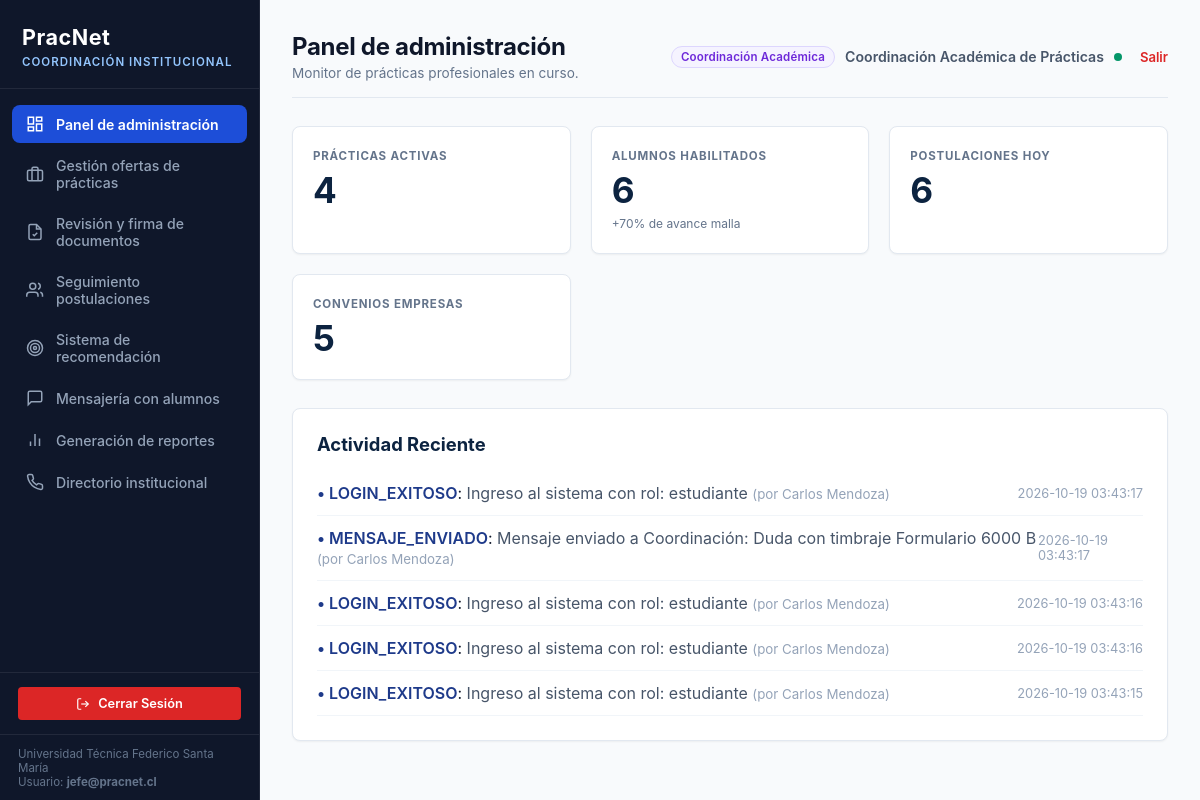
Before: /admin/dashboard (signed in) with the older database file.
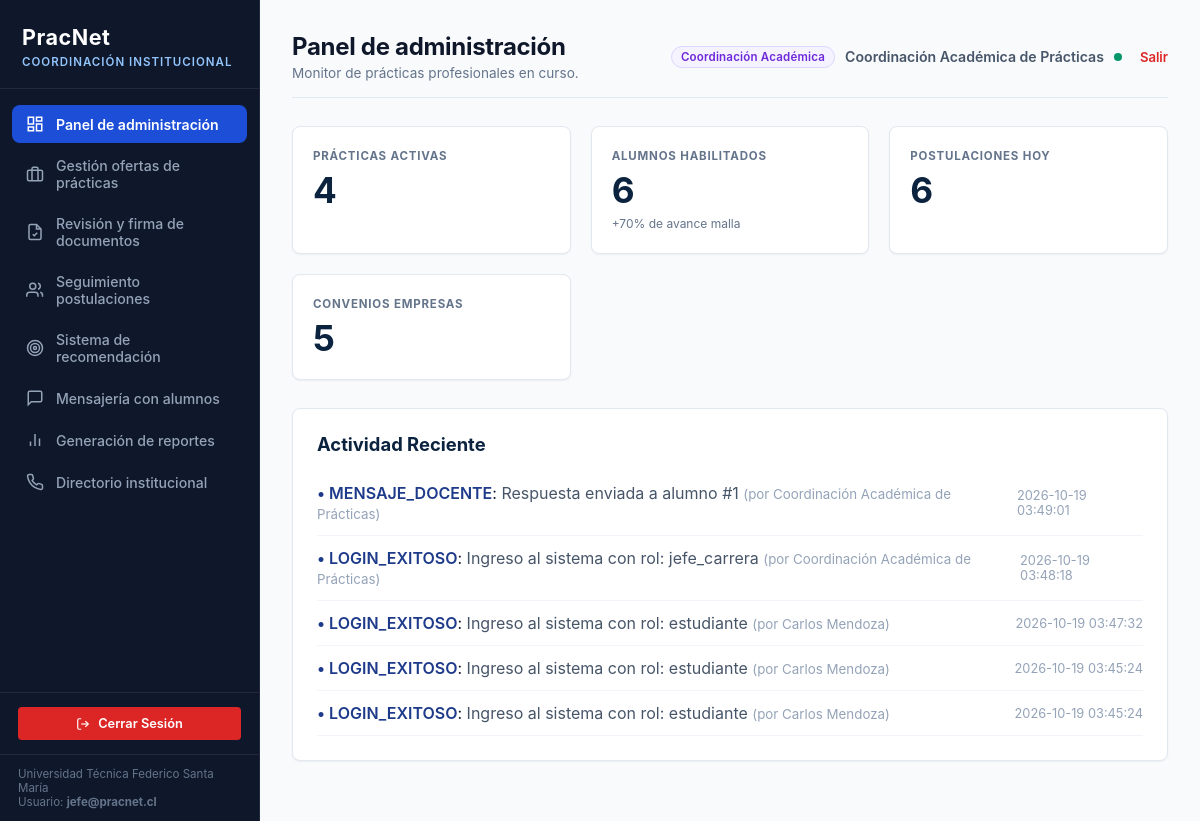
After: the same page with the newer database file.
### tables this page shows
CREATE TABLE bitacora_auditoria (
            id INTEGER PRIMARY KEY AUTOINCREMENT,
            usuario_id INTEGER REFERENCES usuario(id) ON DELETE SET NULL,
            accion TEXT NOT NULL,
            detalle TEXT,
            ip_address TEXT,
            fecha TIMESTAMP DEFAULT CURRENT_TIMESTAMP
        );

CREATE TABLE usuario (
            id INTEGER PRIMARY KEY AUTOINCREMENT,
            email TEXT UNIQUE NOT NULL,
            password_hash TEXT NOT NULL,
            rol TEXT NOT NULL CHECK(rol IN ('estudiante', 'jefe_carrera', 'admin', 'empresa')),
            nombre TEXT NOT NULL,
            rut TEXT UNIQUE,
            creado_en TIMESTAMP DEFAULT CURRENT_TIMESTAMP,
            activo INTEGER DEFAULT 1
        );

### app/routes_admin.py (the view)
@admin_bp.route('/dashboard')
def dashboard():
    with get_db() as conn:
        cursor = conn.cursor()
        cursor.execute("SELECT COUNT(*) as total FROM oferta_practica WHERE estado = 'Activa'")
        practicas_activas = cursor.fetchone()['total']
        cursor.execute("SELECT COUNT(*) as total FROM estudiante WHERE avance_malla >= 70")
        alumnos_habilitados = cursor.fetchone()['total']
        cursor.execute("SELECT COUNT(*) as total FROM postulacion")
        postulaciones_total = cursor.fetchone()['total']
        cursor.execute("SELECT COUNT(*) as total FROM empresa WHERE convenio_vigente = 1")
        convenios_empresas = cursor.fetchone()['total']
        cursor.execute("""
            SELECT b.*, u.nombre as usuario_nombre
            FROM bitacora_auditoria b
            LEFT JOIN usuario u ON b.usuario_id = u.id
            ORDER BY b.fecha DESC LIMIT 5
        """)
        actividades = cursor.fetchall()
    return render_template(
        'admin/dashboard.html',
        practicas_activas=practicas_activas or 145,
        alumnos_habilitados=alumnos_habilitados or 312,
        postulaciones_hoy=postulaciones_total or 24,
        convenios_empresas=convenios_empresas or 89,
        actividades=actividades
    )

### app/__init__.py (called while the page is built)
def create_app():
    app = Flask(__name__)
    app.config.from_object(Config)
    os.makedirs(app.config['UPLOAD_FOLDER'], exist_ok=True)
    init_db()
    from app.auth import auth_bp
    from app.routes_admin import admin_bp
    from app.routes_student import student_bp
    from app.routes_empresa import empresa_bp
    app.register_blueprint(auth_bp)
    app.register_blueprint(admin_bp)
    app.register_blueprint(student_bp)
    app.register_blueprint(empresa_bp)
    @app.route('/')
    def index():
        return redirect(url_for('auth.login'))
    @app.errorhandler(404)
    def page_not_found(e):
        return render_template('404.html'), 404
    @app.errorhandler(500)
    def internal_server_error(e):
        return render_template('500.html'), 500
    @app.after_request
    def apply_security_headers(response):
        return add_security_headers(response)
    return app

### app/database.py (called while the page is built)
def get_db_connection():
    conn = sqlite3.connect(Config.DATABASE_PATH)
    conn.row_factory = sqlite3.Row
    conn.execute("PRAGMA foreign_keys = ON;")
    return conn

### app/routes_admin.py (called while the page is built)
@admin_bp.before_request
@role_required(['admin', 'jefe_carrera'])
def restrict_admin():
    pass

### app/templates/admin/dashboard.html (shortened to what this page needs)
{% extends 'base.html' %}
{% block admin_title %}
<h1>Panel de administración</h1>
<p>Monitor de prácticas profesionales en curso.</p>
{% endblock %}
{% block content %}
<div class="kpi-grid">
  <div class="kpi-card">
    <div class="kpi-label">PRÁCTICAS ACTIVAS</div>
    <div class="kpi-value">{{ practicas_activas }}</div>
  </div>
  <div class="kpi-card">
    <div class="kpi-label">ALUMNOS HABILITADOS</div>
    <div class="kpi-value">{{ alumnos_habilitados }}</div>
    <div class="kpi-subtext">+70% de avance malla</div>
  </div>
  <div class="kpi-card">
    <div class="kpi-label">POSTULACIONES HOY</div>
    <div class="kpi-value">{{ postulaciones_hoy }}</div>
  </div>
  <div class="kpi-card">
    <div class="kpi-label">CONVENIOS EMPRESAS</div>
    <div class="kpi-value">{{ convenios_empresas }}</div>
  </div>
</div>
<div class="table-card" style="padding: 24px;">
  <h3 style="color: var(--primary-navy); margin-bottom: 16px; font-size: 1.15rem;">Actividad Reciente</h3>
  <ul style="list-style: none;">
    {% if actividades %}
      {% for act in actividades %}
        <li style="padding: 12px 0; border-bottom: 1px solid #f1f5f9; display: flex; align-items: center; justify-content: space-between;">
          <div>
            <span style="font-weight: 600; color: #1e3a8a;">• {{ act.accion }}</span>:
            <span style="color: #475569;">{{ act.detalle }}</span>
            {% if act.usuario_nombre %}
              <small style="color: #94a3b8;">(por {{ act.usuario_nombre }})</small>
            {% endif %}
          </div>
          <span style="font-size: 0.8rem; color: #94a3b8;">{{ act.fecha }}</span>
        </li>
      {% endfor %}
    {% endif %}
  </ul>
</div>
{% endblock %}

### app/templates/base.html (shortened to what the changed rows need)
<!DOCTYPE html>
<html lang="es">
<head>
  <link rel="stylesheet" href="{{ url_for('static', filename='css/pracnet.css') }}">
</head>
<body>
  {% if session.get('user_id') and session.get('rol') in ['admin', 'jefe_carrera'] %}
  <div class="app-container">
    <aside class="sidebar">
      <div class="sidebar-brand">
        <h2>PracNet</h2>
        <span style="color: #93c5fd;">COORDINACIÓN INSTITUCIONAL</span>
      </div>
      <ul class="sidebar-menu">
        <li class="{% if request.endpoint == 'admin.dashboard' %}active{% endif %}">
          <a href="{{ url_for('admin.dashboard') }}">
            <svg width="18" height="18" viewBox="0 0 24 24" fill="none" stroke="currentColor" stroke-width="2"><rect x="3" y="3" width="7" height="9"/><rect x="14" y="3" width="7" height="5"/><rect x="14" y="12" width="7" height="9"/><rect x="3" y="16" width="7" height="5"/></svg>
            <span>Panel de administración</span>
          </a>
        </li>
        <li class="{% if request.endpoint == 'admin.ofertas' %}active{% endif %}">
          <a href="{{ url_for('admin.ofertas') }}">
            <svg width="18" height="18" viewBox="0 0 24 24" fill="none" stroke="currentColor" stroke-width="2"><rect x="2" y="7" width="20" height="14" rx="2" ry="2"/><path d="M16 21V5a2 2 0 0 0-2-2h-4a2 2 0 0 0-2 2v16"/></svg>
            <span>Gestión ofertas de prácticas</span>
          </a>
        </li>
        <li class="{% if request.endpoint == 'admin.documentos' %}active{% endif %}">
          <a href="{{ url_for('admin.documentos') }}">
            <svg width="18" height="18" viewBox="0 0 24 24" fill="none" stroke="currentColor" stroke-width="2"><path d="M14 2H6a2 2 0 0 0-2 2v16a2 2 0 0 0 2 2h12a2 2 0 0 0 2-2V8z"/><polyline points="14 2 14 8 20 8"/><path d="m9 15 2 2 4-4"/></svg>
            <span>Revisión y firma de documentos</span>
          </a>
        </li>
        <li class="{% if request.endpoint == 'admin.postulaciones' %}active{% endif %}">
          <a href="{{ url_for('admin.postulaciones') }}">
            <svg width="18" height="18" viewBox="0 0 24 24" fill="none" stroke="currentColor" stroke-width="2"><path d="M16 21v-2a4 4 0 0 0-4-4H5a4 4 0 0 0-4 4v2"/><circle cx="9" cy="7" r="4"/><path d="M22 21v-2a4 4 0 0 0-3-3.87"/><path d="M16 3.13a4 4 0 0 1 0 7.75"/></svg>
            <span>Seguimiento postulaciones</span>
          </a>
        </li>
        <li class="{% if request.endpoint == 'admin.recomendacion' %}active{% endif %}">
          <a href="{{ url_for('admin.recomendacion') }}">
            <svg width="18" height="18" viewBox="0 0 24 24" fill="none" stroke="currentColor" stroke-width="2"><circle cx="12" cy="12" r="10"/><circle cx="12" cy="12" r="6"/><circle cx="12" cy="12" r="2"/></svg>
            <span>Sistema de recomendación</span>
          </a>
        </li>
        <li class="{% if request.endpoint == 'admin.mensajes' %}active{% endif %}">
          <a href="{{ url_for('admin.mensajes') }}">
            <svg width="18" height="18" viewBox="0 0 24 24" fill="none" stroke="currentColor" stroke-width="2"><path d="M21 15a2 2 0 0 1-2 2H7l-4 4V5a2 2 0 0 1 2-2h14a2 2 0 0 1 2 2z"/></svg>
            <span>Mensajería con alumnos</span>
          </a>
        </li>
        <li class="{% if request.endpoint == 'admin.reportes' %}active{% endif %}">
          <a href="{{ url_for('admin.reportes') }}">
            <svg width="18" height="18" viewBox="0 0 24 24" fill="none" stroke="currentColor" stroke-width="2"><line x1="18" y1="20" x2="18" y2="10"/><line x1="12" y1="20" x2="12" y2="4"/><line x1="6" y1="20" x2="6" y2="14"/></svg>
            <span>Generación de reportes</span>
          </a>
        </li>
        <li>
          <a href="{{ url_for('auth.contacto') }}">
            <span>Directorio institucional</span>
          </a>
        </li>
      </ul>
      <div style="padding: 14px 18px; border-top: 1px solid rgba(255,255,255,0.08);">
        <a href="{{ url_for('auth.logout') }}" class="btn btn-danger btn-block" style="font-size: 0.8rem; padding: 8px;">
          <svg width="14" height="14" viewBox="0 0 24 24" fill="none" stroke="currentColor" stroke-width="2"><path d="M9 21H5a2 2 0 0 1-2-2V5a2 2 0 0 1 2-2h4"/><polyline points="16 17 21 12 16 7"/><line x1="21" y1="12" x2="9" y2="12"/></svg>
          Cerrar Sesión
        </a>
      </div>
      <div style="padding: 12px 18px; font-size: 0.72rem; color: #64748b; border-top: 1px solid rgba(255,255,255,0.08);">
        Universidad Técnica Federico Santa María<br>
        Usuario: <strong>{{ session.get('email') }}</strong>
      </div>
    </aside>
    <main class="main-content">
      <div class="content-header">
        <div>
          {% block admin_title %}{% endblock %}
        </div>
        <div class="user-badge">
          <span class="badge badge-purple">Coordinación Académica</span>
          <span style="font-weight: 600;">{{ session.get('nombre') }}</span>
          <span class="status-dot" title="Sesión activa"></span>
          <a href="{{ url_for('auth.logout') }}" style="color: var(--danger-red); text-decoration: none; font-size: 0.82rem; font-weight: 600; margin-left: 8px;">Salir</a>
        </div>
      </div>
      {% block content %}{% endblock %}
    </main>
  </div>
  {% endif %}
</body>
</html>

Changed rows visible on the page:
no longer on this page (row unchanged): bitacora_auditoria: accion "LOGIN_EXITOSO", detalle "Ingreso al sistema con rol: estudiante", usuario_nombre "Carlos Mendoza", fecha "2026-10-19 03:43:17"
no longer on this page (row unchanged): bitacora_auditoria: accion "MENSAJE_ENVIADO", detalle "Mensaje enviado a Coordinación: Duda con timbraje Formulario 6000 B", usuario_nombre "Carlos Mendoza", fecha "2026-10-19 03:43:17"
no longer on this page (row unchanged): bitacora_auditoria: accion "LOGIN_EXITOSO", detalle "Ingreso al sistema con rol: estudiante", usuario_nombre "Carlos Mendoza", fecha "2026-10-19 03:43:16"
no longer on this page (row unchanged): bitacora_auditoria: accion "LOGIN_EXITOSO", detalle "Ingreso al sistema con rol: estudiante", usuario_nombre "Carlos Mendoza", fecha "2026-10-19 03:43:16"
no longer on this page (row unchanged): bitacora_auditoria: accion "LOGIN_EXITOSO", detalle "Ingreso al sistema con rol: estudiante", usuario_nombre "Carlos Mendoza", fecha "2026-10-19 03:43:15"
now on this page (row unchanged): usuario: get "jefe@pracnet.cl", get "Coordinación Académica de Prácticas"
added bitacora_auditoria: accion "MENSAJE_DOCENTE", detalle "Respuesta enviada a alumno #1", usuario_nombre "Coordinación Académica de Prácticas", fecha "2026-10-19 03:49:01"
added bitacora_auditoria: accion "LOGIN_EXITOSO", detalle "Ingreso al sistema con rol: jefe_carrera", usuario_nombre "Coordinación Académica de Prácticas", fecha "2026-10-19 03:48:18"
added bitacora_auditoria: accion "LOGIN_EXITOSO", detalle "Ingreso al sistema con rol: estudiante", usuario_nombre "Carlos Mendoza", fecha "2026-10-19 03:47:32"
added bitacora_auditoria: accion "LOGIN_EXITOSO", detalle "Ingreso al sistema con rol: estudiante", usuario_nombre "Carlos Mendoza", fecha "2026-10-19 03:45:24"
added bitacora_auditoria: accion "LOGIN_EXITOSO", detalle "Ingreso al sistema con rol: estudiante", usuario_nombre "Carlos Mendoza", fecha "2026-10-19 03:45:24"
Other visible differences:
{{ session.get('email') }}: "jefe@pracnet.cl" → (not shown)
{{ session.get('nombre') }}: "Coordinación Académica de Prácticas" → (not shown)
